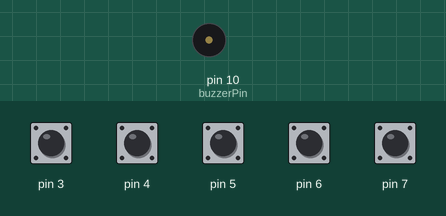
Simulated run of this sketch. Board: Arduino Uno, built with avr-gcc and run on an emulated ATmega328P. Parts: buzzer (waves = sounding). Inputs (shaded band) come from the test bench; at power-on: pin 3–7 HIGH.

Above: at 1.2 s.
1.3 s: pin 3 pulled LOW for 0.15 s
At 1.39 s:
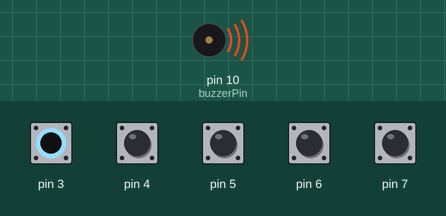
Timing chart, 0 to 4.3 s (numbered marks = the images above; inputs shaded):
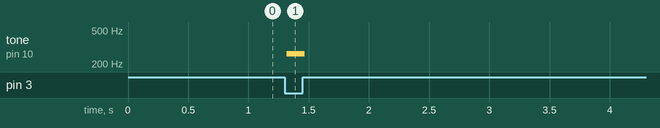

The sketch:

tecladoarduino.ino
```cpp
#include <CapacitiveSensor.h>

const int comparationValue = 30;
const int inputPin = 2;
const int buzzerPin = 10;
const int note1 = 262;
const int note2 = 294;
const int note3 = 330;
const int note4 = 350;
const int note5 = 392;
long sensorValue1 = 0;
long sensorValue2 = 0;
long sensorValue3 = 0;
long sensorValue4 = 0;
long sensorValue5 = 0;

CapacitiveSensor capSensor1 = CapacitiveSensor(inputPin,3);
CapacitiveSensor capSensor2 = CapacitiveSensor(inputPin,4);
CapacitiveSensor capSensor3 = CapacitiveSensor(inputPin,5);
CapacitiveSensor capSensor4 = CapacitiveSensor(inputPin,6);
CapacitiveSensor capSensor5 = CapacitiveSensor(inputPin,7);

void setup() {

}

void loop() {
  sensorValue1 = capSensor1.capacitiveSensor(30);
  sensorValue2 = capSensor2.capacitiveSensor(30);
  sensorValue3 = capSensor3.capacitiveSensor(30);
  sensorValue4 = capSensor4.capacitiveSensor(30);
  sensorValue5 = capSensor5.capacitiveSensor(30);

 if(sensorValue1 > comparationValue){
  BuzzerSound(note1);
 }

 else if(sensorValue2 > comparationValue){
  BuzzerSound(note2);
 }

 else if(sensorValue3 > comparationValue){
  BuzzerSound(note3);
 }

 else if(sensorValue4 > comparationValue){
  BuzzerSound(note4);
 }

 else if(sensorValue5 > comparationValue){
  BuzzerSound(note5);
 }
  else{
    noTone(buzzerPin);
  }
}


void BuzzerSound(int note){
  tone(buzzerPin,note);
}
```

Measured:
- after the input at 1.3 s, tone on pin 10 (buzzerPin): silent → 262 Hz at once, → silent 0.15 s later
